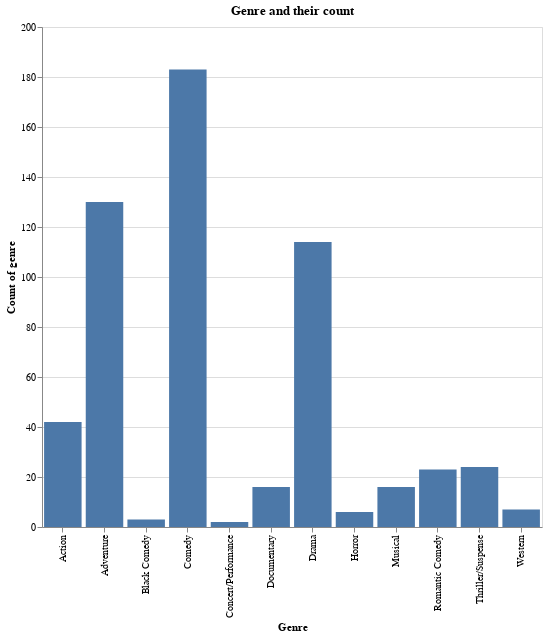

Notebook source saved alongside this figure:
### Markdown cell above
Plotting subsequent bar graph based on the above analysis

### Code cell
# Use Altair to generate a bar plot
genre_parts_plot = (
    alt.Chart(movie_genre_count, width=500, height=500)
    .mark_bar()
    .encode(
        x=alt.X("genre", title="Genre"),
        y=alt.Y("index", title="Count of genre"),
    )
    .properties(title="Genre and their count")
)
genre_parts_plot

### Figure 1 — Vega-Lite specification as saved in the notebook (floating-point values rounded to 4 significant figures)
{"config": {"view": {"continuousWidth": 400, "continuousHeight": 300}}, "data": {"name": "data-d58e532eb1a60aaa29e36c9a388154e7"}, "mark": "bar", "encoding": {"x": {"type": "nominal", "field": "genre", "title": "Genre"}, "y": {"type": "quantitative", "field": "index", "title": "Count of genre"}}, "height": 500, "title": "Genre and their count", "width": 500, "$schema": "https://vega.github.io/schema/vega-lite/v4.8.1.json", "datasets": {"data-d58e532eb1a60aaa29e36c9a388154e7": [{"genre": "Action", "index": 42, "movie_title": 42, "release_date": 42, "MPAA_rating": 36, "total_gross": 42, "inflation_adjusted_gross": 42}, {"genre": "Adventure", "index": 130, "movie_title": 130, "release_date": 130, "MPAA_rating": 119, "total_gross": 130, "inflation_adjusted_gross": 130}, {"genre": "Black Comedy", "index": 3, "movie_title": 3, "release_date": 3, "MPAA_rating": 3, "total_gross": 3, "inflation_adjusted_gross": 3}, {"genre": "Comedy", "index": 183, "movie_title": 183, "release_date": 183, "MPAA_rating": 162, "total_gross": 183, "inflation_adjusted_gross": 183}, {"genre": "Concert/Performance", "index": 2, "movie_title": 2, "release_date": 2, "MPAA_rating": 2, "total_gross": 2, "inflation_adjusted_gross": 2}, {"genre": "Documentary", "index": 16, "movie_title": 16, "release_date": 16, "MPAA_rating": 16, "total_gross": 16, "inflation_adjusted_gross": 16}, {"genre": "Drama", "index": 114, "movie_title": 114, "release_date": 114, "MPAA_rating": 103, "total_gross": 114, "inflation_adjusted_gross": 114}, {"genre": "Horror", "index": 6, "movie_title": 6, "release_date": 6, "MPAA_rating": 5, "total_gross": 6, "inflation_adjusted_gross": 6}, {"genre": "Musical", "index": 16, "movie_title": 16, "release_date": 16, "MPAA_rating": 15, "total_gross": 16, "inflation_adjusted_gross": 16}, {"genre": "Romantic Comedy", "index": 23, "movie_title": 23, "release_date": 23, "MPAA_rating": 22, "total_gross": 23, "inflation_adjusted_gross": 23}, {"genre": "Thriller/Suspense", "index": 24, "movie_title": 24, "release_date": 24, "MPAA_rating": 23, "total_gross": 24, "inflation_adjusted_gross": 24}, {"genre": "Western", "index": 7, "movie_title": 7, "release_date": 7, "MPAA_rating": 7, "total_gross": 7, "inflation_adjusted_gross": 7}]}}
